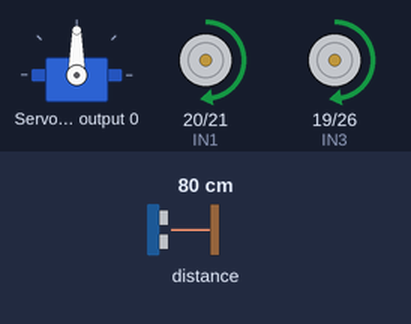
A program run on a simulated Raspberry Pi (BCM pin numbers). Parts: servo, motor-driver pin pairs drawn as motors (green arrow = first pin HIGH = forward, orange = second pin HIGH = backward, longer = more drive, scaled by the enable pin). Inputs (shaded band) come from the test bench; at power-on: distance to the obstacle 80 cm. The echo pulse lasts 58.3 µs per cm; servo angles are drawn from the pulse width (0.5 ms = 0°, 2.5 ms = 180°); the clock reads 2024-03-15 10:24:30 at power-on unless the program sets it; library files of the repository ran but are not shown: Servo.py.

Above: at 3.2 s.
3.3 s: distance to the obstacle set to 2 cm
At 3.7 s:
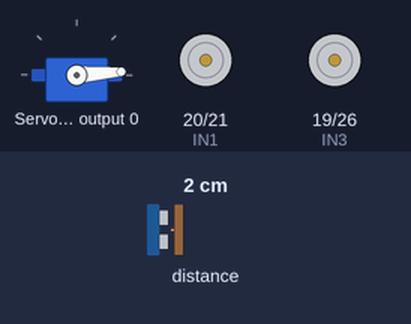
At 4.2 s:
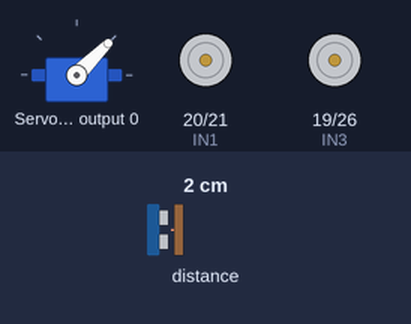
6.3 s: distance to the obstacle set to 103 cm
At 8.1 s:
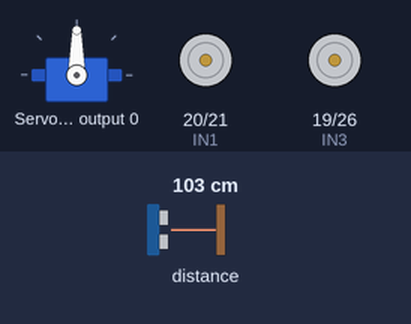
Timing chart, 0 to 9.9 s (numbered marks = the images above; inputs shaded):
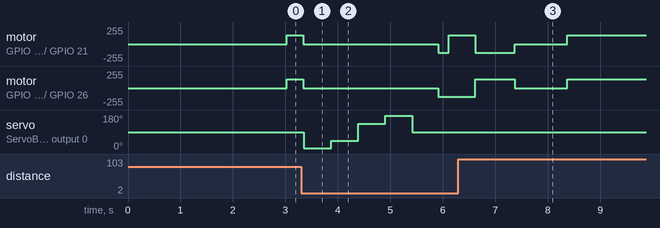

The program:

UltrasonicAvoid.py
```python
# -*- coding:UTF-8 -*-

import time
import logging
from Car import Car
from Servo import Servo
from Ultrasound import Ultrasound

logger = logging.getLogger()


def probe(ultrasound, font_servo):
    font_servo.set_servo('2%')
    d1 = ultrasound.test()
    font_servo.set_servo('25%')
    d2 = ultrasound.test()
    font_servo.set_servo('75%')
    d3 = ultrasound.test()
    font_servo.set_servo('98%')
    d4 = ultrasound.test()
    font_servo.set_servo('50%')

    return d1, d2, d3, d4


def main():
    car = Car()
    ultrasound = Ultrasound()
    font_servo = Servo(0)

    time.sleep(2)
    safe_distance = 70
    while True:

        # 1. 是否符合前进条件
        dis = ultrasound.test()
        if dis < safe_distance:
            # 移动
            d1, d2, d3, d4 = probe(ultrasound, font_servo)
            if max(d1, d2, d3, d4) < 100:
                car.back(0.2)
            if d1 == max(d1, d2, d3, d4):
                car.right(0.5)
            if d2 == max(d1, d2, d3, d4):
                car.right(0.25)
            if d3 == max(d1, d2, d3, d4):
                car.left(0.25)
            if d4 == max(d1, d2, d3, d4):
                car.left(0.5)

        time.sleep(1)
        # 向前移动
        # 重新获取距离
        distance = ultrasound.test()
        while distance > safe_distance:
            car.run()
            time.sleep(0.1)
            distance = ultrasound.test()
        else:
            car.stop()


if __name__ == '__main__':
    main()
```

Car.py
```python
# -*- coding:UTF-8 -*-
'''
小车
'''
import time
import RPi.GPIO as GPIO

# 设置GPIO口为BCM编码方式
GPIO.setmode(GPIO.BCM)
# 忽略警告信息
GPIO.setwarnings(False)


class Car(object):
    IN1 = 20
    IN2 = 21
    IN3 = 19
    IN4 = 26
    ENA = 16
    ENB = 13
    CarSpeedControl = 50

    def __init__(self):
        '''
        初始化
        :param in1:
        :param in2:
        :param in3:
        :param in4:
        :param ena:
        :param enb:
        :param CarSpeedControl:
        '''
        GPIO.setup(self.ENA, GPIO.OUT, initial=GPIO.HIGH)
        GPIO.setup(self.IN1, GPIO.OUT, initial=GPIO.LOW)
        GPIO.setup(self.IN2, GPIO.OUT, initial=GPIO.LOW)
        GPIO.setup(self.ENB, GPIO.OUT, initial=GPIO.HIGH)
        GPIO.setup(self.IN3, GPIO.OUT, initial=GPIO.LOW)
        GPIO.setup(self.IN4, GPIO.OUT, initial=GPIO.LOW)
        # 设置pwm引脚和频率为2000hz
        self.pwm_ENA = GPIO.PWM(self.ENA, 2000)
        self.pwm_ENB = GPIO.PWM(self.ENB, 2000)
        self.pwm_ENA.start(0)
        self.pwm_ENB.start(0)

        GPIO.setup(self.ENA, GPIO.OUT, initial=GPIO.HIGH)
        GPIO.setup(self.IN1, GPIO.OUT, initial=GPIO.LOW)
        GPIO.setup(self.IN2, GPIO.OUT, initial=GPIO.LOW)
        GPIO.setup(self.ENB, GPIO.OUT, initial=GPIO.HIGH)
        GPIO.setup(self.IN3, GPIO.OUT, initial=GPIO.LOW)
        GPIO.setup(self.IN4, GPIO.OUT, initial=GPIO.LOW)

    def run(self, seconds=0):
        '''
        前进
        :return:
        '''
        GPIO.output(self.IN1, GPIO.HIGH)
        GPIO.output(self.IN2, GPIO.LOW)
        GPIO.output(self.IN3, GPIO.HIGH)
        GPIO.output(self.IN4, GPIO.LOW)
        self.pwm_ENA.ChangeDutyCycle(self.CarSpeedControl)
        self.pwm_ENB.ChangeDutyCycle(self.CarSpeedControl)
        if seconds > 0:
            time.sleep(seconds)
            self.stop()

    def back(self, seconds=0):
        '''
        后退
        :return:
        '''
        GPIO.output(self.IN1, GPIO.LOW)
        GPIO.output(self.IN2, GPIO.HIGH)
        GPIO.output(self.IN3, GPIO.LOW)
        GPIO.output(self.IN4, GPIO.HIGH)
        self.pwm_ENA.ChangeDutyCycle(self.CarSpeedControl)
        self.pwm_ENB.ChangeDutyCycle(self.CarSpeedControl)
        if seconds > 0:
            time.sleep(seconds)
            self.stop()

    def left(self, seconds=0):
        '''
        左
        :return:
        '''
        GPIO.output(self.IN1, GPIO.LOW)
        GPIO.output(self.IN2, GPIO.HIGH)
        GPIO.output(self.IN3, GPIO.HIGH)
        GPIO.output(self.IN4, GPIO.LOW)
        self.pwm_ENA.ChangeDutyCycle(self.CarSpeedControl)
        self.pwm_ENB.ChangeDutyCycle(self.CarSpeedControl)
        if seconds > 0:
            time.sleep(seconds)
            self.stop()

    def right(self, seconds=0):
        '''
        右
        :return:
        '''
        GPIO.output(self.IN1, GPIO.HIGH)
        GPIO.output(self.IN2, GPIO.LOW)
        GPIO.output(self.IN3, GPIO.LOW)
        GPIO.output(self.IN4, GPIO.HIGH)
        self.pwm_ENA.ChangeDutyCycle(self.CarSpeedControl)
        self.pwm_ENB.ChangeDutyCycle(self.CarSpeedControl)
        if seconds > 0:
            time.sleep(seconds)
            self.stop()

    def stop(self):
        '''
        停止
        :return:
        '''
        GPIO.output(self.IN1, GPIO.LOW)
        GPIO.output(self.IN2, GPIO.LOW)
        GPIO.output(self.IN3, GPIO.LOW)
        GPIO.output(self.IN4, GPIO.LOW)


if __name__ == '__main__':
    car = Car()
    car.run()
    time.sleep(5)
    car.stop()
    time.sleep(2)
    car.left()
    time.sleep(2)
```

Ultrasound.py
```python
# -*- coding:UTF-8 -*-

import time
import logging
import RPi.GPIO as GPIO

logger = logging.getLogger()

# 设置GPIO口为BCM编码方式
GPIO.setmode(GPIO.BCM)
# 忽略警告信息
GPIO.setwarnings(False)


class Ultrasound(object):
    '''
    超声波测距
    '''

    def __init__(self):
        self.EchoPin = 0
        self.TrigPin = 1
        GPIO.setup(self.EchoPin, GPIO.IN)
        GPIO.setup(self.TrigPin, GPIO.OUT)

    def test(self):
        GPIO.output(self.TrigPin, GPIO.HIGH)
        time.sleep(0.000015)
        GPIO.output(self.TrigPin, GPIO.LOW)
        while not GPIO.input(self.EchoPin):
            pass
        t1 = time.time()
        while GPIO.input(self.EchoPin):
            pass
        t2 = time.time()
        dis = ((t2 - t1) * 340 / 2) * 100
        logger.info("distance is %f " % dis)
        time.sleep(0.0001)
        return dis


if __name__ == '__main__':
    ultrasound = Ultrasound()
    dis = ultrasound.test()
    print(dis)
```

Measured:
- after the input at 3.3 s, motor on GPIO 20 (IN1) / GPIO 21 (IN2): forward 128/255 → stopped at once, → backward 128/255 2.6 s later, → forward 128/255 0.20 s later; motor on GPIO 19 (IN3) / GPIO 26 (IN4): forward 128/255 → stopped at once, → backward 128/255 2.6 s later
- after the input at 6.3 s, servo on ServoBlaster output 0: stops changing and stays 90°
